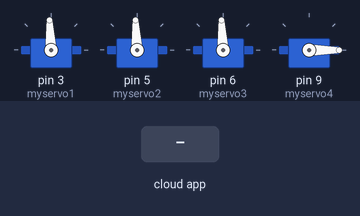
The sketch below on a simulated Arduino Uno, built with avr-gcc and run on an emulated ATmega328P. Shown: 4 × servo. The inputs (shaded band) are chosen by the test bench. The RemoteXY app is connected.

Above: at 1.2 s.
1.3 s: the phone or cloud app sets slider_2 to 0
At 2.5 s:
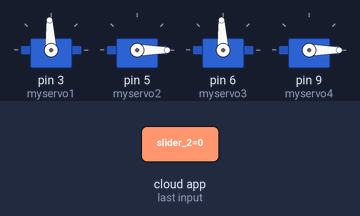
2.8 s: the phone or cloud app sets slider_3 to 0
At 3.9 s:
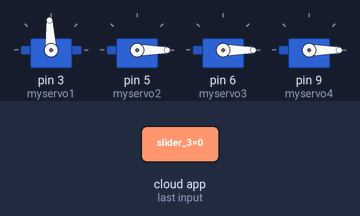
4.3 s: the phone or cloud app sets slider_1 to 0
At 5.0 s:
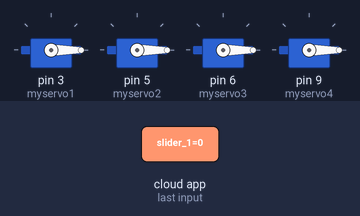
Timing chart, 0 to 7.3 s (numbered marks = the images above; inputs shaded):
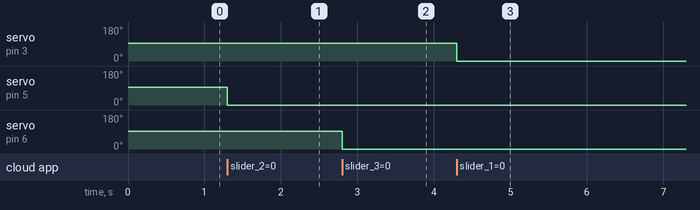

Measured:
- after the input at 1.3 s, servo on pin 5 (myservo2): 93° → 0° at once
- after the input at 2.8 s, servo on pin 6 (myservo3): 93° → 0° at once
- after the input at 4.3 s, servo on pin 3 (myservo1): 93° → 0° at once

The sketch:

Manipulator.ino
```cpp
#define REMOTEXY_MODE__HARDSERIAL
#include <RemoteXY.h>
#define REMOTEXY_SERIAL Serial
#define REMOTEXY_SERIAL_SPEED 9600
#pragma pack(push, 1)
uint8_t RemoteXY_CONF[] =
  { 255,4,0,0,0,68,0,8,175,0,
  4,128,48,43,49,13,2,26,4,0,
  22,8,12,48,2,26,4,0,4,8,
  12,48,2,26,129,0,5,2,19,10,
  17,90,83,69,0,129,0,67,58,29,
  4,17,65,110,100,114,105,105,32,82,
  111,122,104,107,111,118,0,4,0,82,
  9,8,28,2,26 };


struct {


  int8_t slider_2;
  int8_t slider_3;
  int8_t slider_1;
  int8_t slider_4;


  uint8_t connect_flag;
} RemoteXY;
#pragma pack(pop)


#include <Servo.h> // библиотека для работы с сервоприводами
Servo myservo1, myservo2, myservo3, myservo4; // подлючить сервоприводы
void setup()
{
  RemoteXY_Init ();
   RemoteXY.slider_1 = 50;//установить слайдеры в среднее положение
   RemoteXY.slider_2 = 50;//установить слайдеры в среднее положение
   RemoteXY.slider_3 = 50;//установить слайдеры в среднее положение
    myservo1.attach(3); //пин сервопривода
  myservo2.attach(5);//пин сервопривода
  myservo3.attach(6);//пин сервопривода
  myservo4.attach(9);//пин сервопривода


}

void loop()
{
  RemoteXY_Handler ();
   int ms = RemoteXY.slider_1*20+500;//формула вычисления (взята из сайта RemoteXY)
  myservo1.writeMicroseconds(ms);// повернуть сервопривод в зависимости от положения слайдера
  int ms2 = RemoteXY.slider_2*20+500; //формула вычисления (взята из сайта RemoteXY)
  myservo2.writeMicroseconds(ms2);// повернуть сервопривод в зависимости от положения слайдера
  int ms3 = RemoteXY.slider_3*20+500; //формула вычисления (взята из сайта RemoteXY)
  myservo3.writeMicroseconds(ms3);// повернуть сервопривод в зависимости от положения слайдера
  int ms4 = RemoteXY.slider_4*20+500; //формула вычисления (взята из сайта RemoteXY)
  myservo4.writeMicroseconds(ms4);// повернуть сервопривод в зависимости от положения слайдера


}
```
